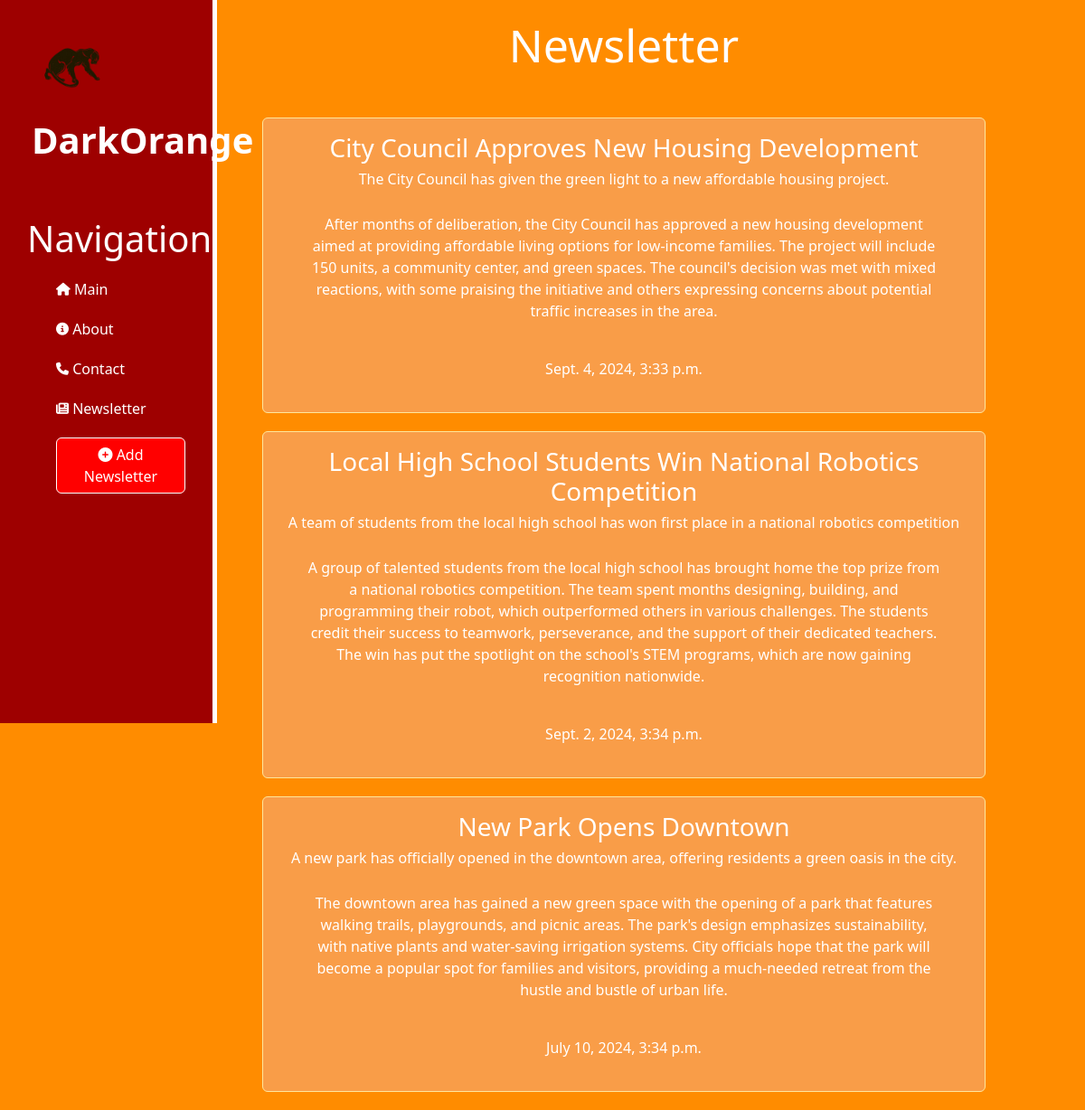
Page /news/ on the committed database.
### news/models.py (models this page shows, shortened)
class Article(models.Model):
    title = models.CharField('Title', max_length=20)
    anons = models.CharField('Anons', max_length=40)
    full_text = models.TextField('Full Text')
    date = models.DateTimeField('DateTime')

### news/views.py (the view)
# urls.py: path('news/',include('news.urls'))
def news(request):
    news = Article.objects.order_by('-date')[:3]
    return render(request, 'news/news_page.html', {'news':news} )

### news/templates/news/news_page.html (shortened to what this page needs)
{% extends 'main/layout.html' %}
{% block content %}
    <div class="features">
        <h1>Newsletter</h1>
        {% if news %}
            {% for el in news %}
                <div class="alert alert-warning">
                    <h3>{{ el.title }}</h3>
                    <h6>{{ el.anons }}</h6>
                    <p>{{ el.full_text }}</p>
                    <p>{{ el.date }}</p>
                </div>
            {% endfor %}
        {% else %}
                <p>There is no news at this time</p>
        {% endif %}
    </div>
{% endblock %}

### main/static/main/css/main.css (style rules this page uses)
body { background: darkorange; }
main .features { float: left; color: white; margin-top: 100px; text-align: center; width: 75%; }
main .features h1 { font-size: 50px; margin-top: -80px ; margin-bottom: 50px ; }
.alert-warning { display: flex; justify-content: center; align-items: center ; flex-direction :column ; margin: 0 auto 20px auto; width: 800px; background: rgba(244, 172, 133, 0.54); color: white; opacity: 100%; animation: flipIn 0.8s ease-in-out; }
main .features p { max-width: 700px; margin: 20px auto; }
main .features { display: flex; flex-direction: column; justify-content: center; align-items: center; }

### rows in the picture
Article: title "City Council Approves New Housing Development", anons "The City Council has given the green light to a new affordable housing project.", full_text "After months of deliberation, the City Council has approved a new housing development aimed at providing affordable living options for low-income families. The project will include 150 units, a community center, and green spaces. The council's decision was met with mixed reactions, with some praising the initiative and others expressing concerns about potential traffic increases in the area.", date "Sept. 4, 2024, 3:33 p.m."
Article: title "Local High School Students Win National Robotics Competition", anons "A team of students from the local high school has won first place in a national robotics competition", full_text "A group of talented students from the local high school has brought home the top prize from a national robotics competition. The team spent months designing, building, and programming their robot, which outperformed others in various challenges. The students credit their success to teamwork, perseverance, and the support of their dedicated teachers. The win has put the spotlight on the school's STEM programs, which are now gaining recognition nationwide.", date "Sept. 2, 2024, 3:34 p.m."
Article: title "New Park Opens Downtown", anons "A new park has officially opened in the downtown area, offering residents a green oasis in the city.", full_text "The downtown area has gained a new green space with the opening of a park that features walking trails, playgrounds, and picnic areas. The park's design emphasizes sustainability, with native plants and water-saving irrigation systems. City officials hope that the park will become a popular spot for families and visitors, providing a much-needed retreat from the hustle and bustle of urban life.", date "July 10, 2024, 3:34 p.m."
